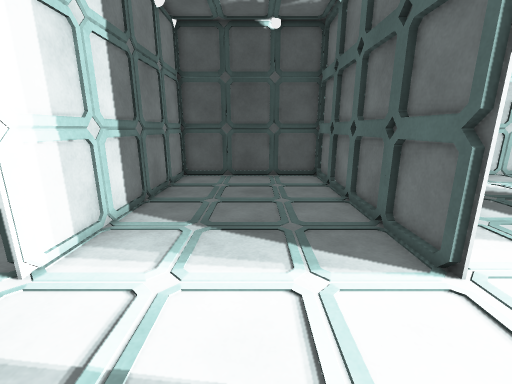
View 1 (above)

23 first-person views from a walk through a scene from a Unity 3-D project. The camera is 1.3 m above the floor, tilts 14° down and sees 90° across. The floor is counted in squares, 0.5 m on a side. Each view is taken from the middle of a square. On the plan, view 1 faces up. The plan holds only what a view shows up to about 18 squares ahead; the rest is blank. The place goes on beyond the plan. The player is left out. Door leaves are left out, so doorways stand open.

View 2
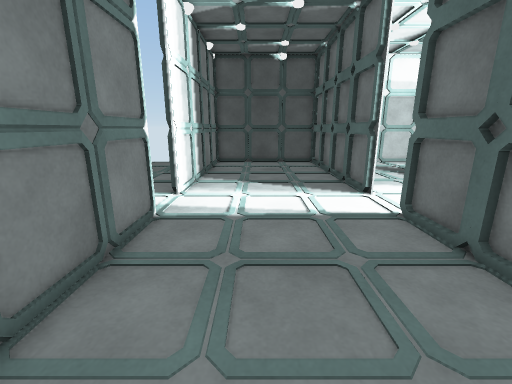

View 3
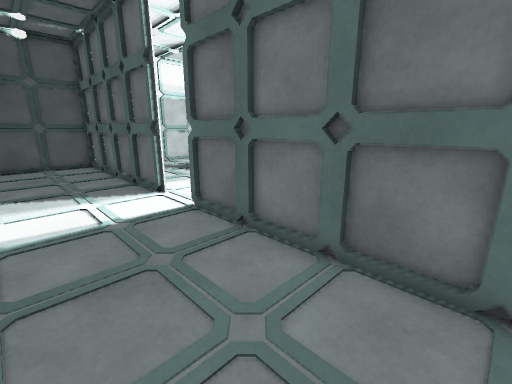

View 4
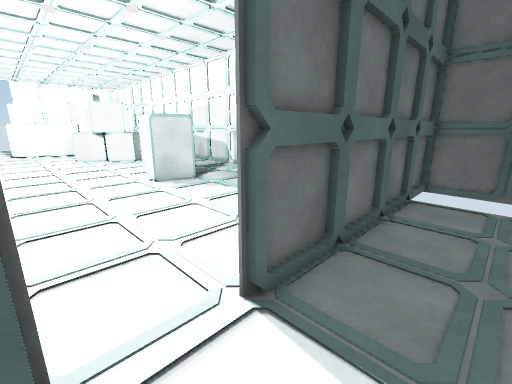

View 5
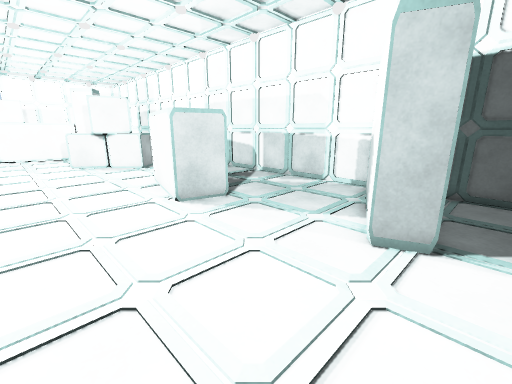

View 6
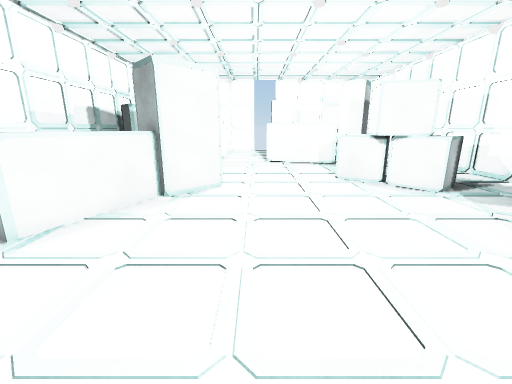

View 7
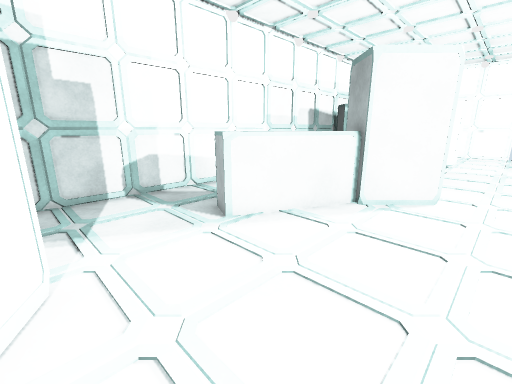

View 8
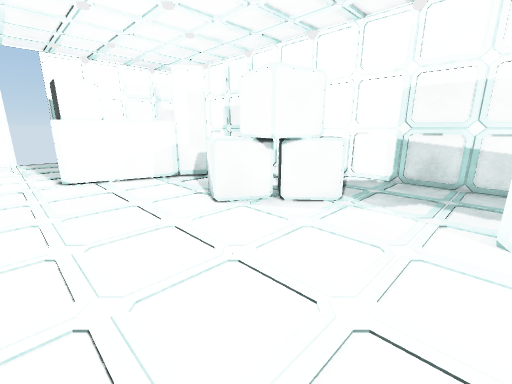

View 9
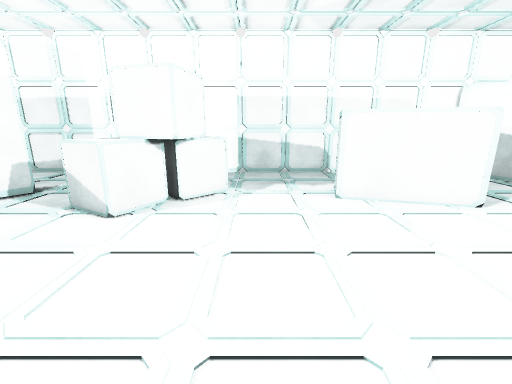

View 10
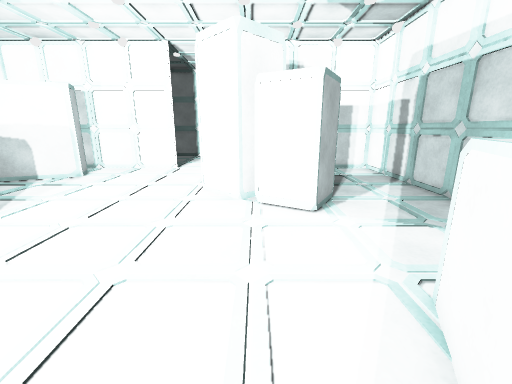

View 11
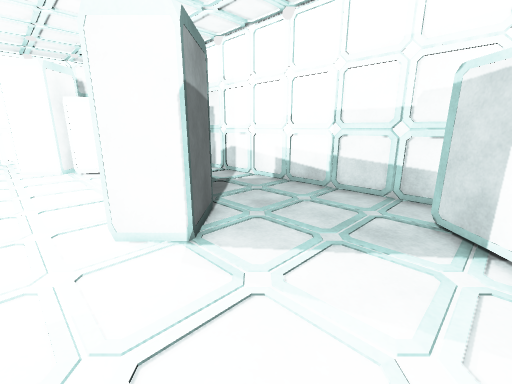

View 12
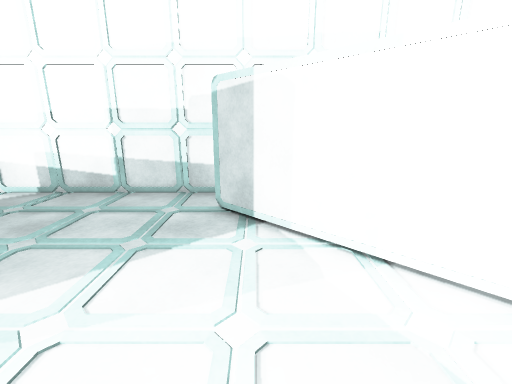

View 13
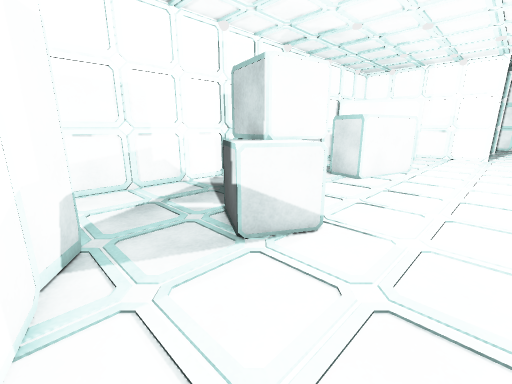

View 14
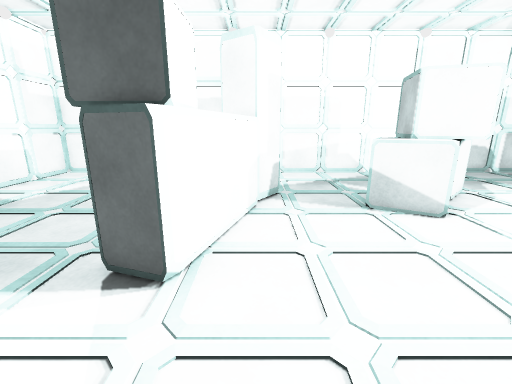

View 15
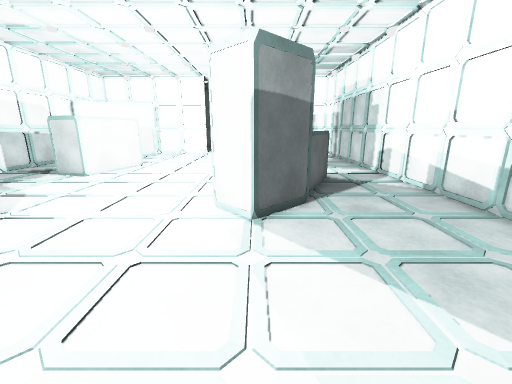

View 16
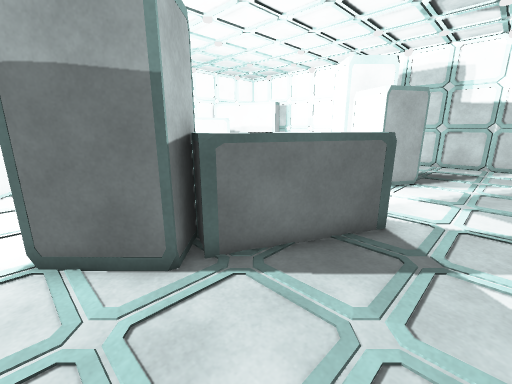

View 17
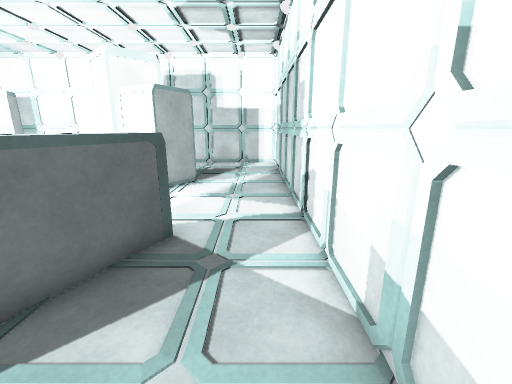

View 18
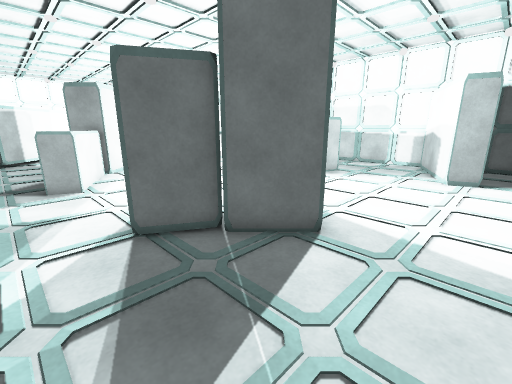

View 19
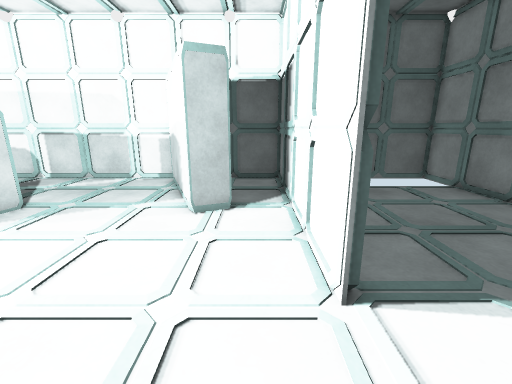

View 20
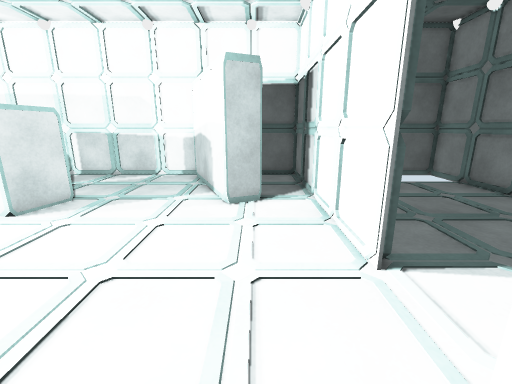

View 21
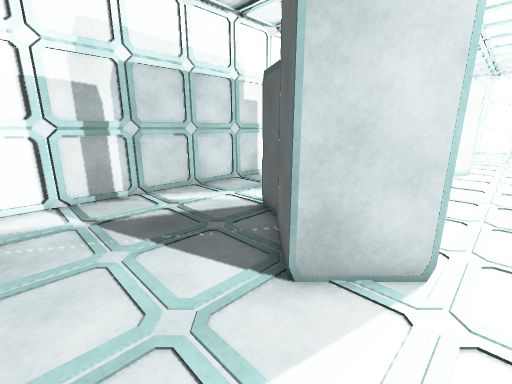

View 22
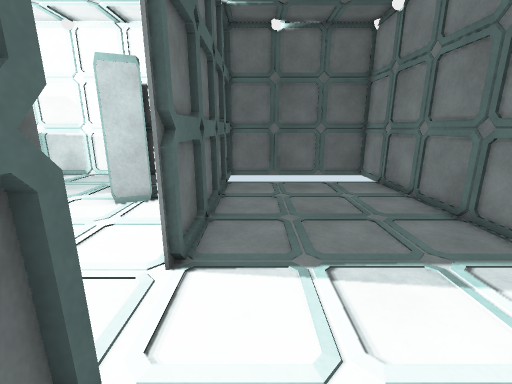

View 23
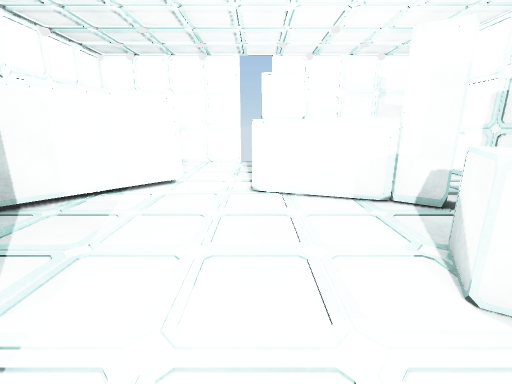

### Floor plan
Key: @ floor where view 1 was taken; # wall or solid block; . floor; D open door; O other object.
Columns run from 4 left of view 1 to 37 right of it. Each row starts with its distance up from view 1.
 14 ####################################
 13 #......##.........................O
 12 #......##........................O
 11 #......##.............OO.........OO
 10 #......##......OO.....OOOO.........O
  9 #......##......OOO....OOOOOO........O
  8 #......##.....OOOO.......OOOO........OO
  7 #......##....###O.........OOOO........O
  6 #......##...O###O..........OO............
  5 #......##....O#O.........................
  4 O......DD................................
  3  ......DD...........................OOO..
  2 #......DD...........................O  ..
  1 #......##...........................O  ..
  0 #...@..##....................OO....OO
 -1 #......##........OO.........OOOO...O
 -2 #......##........OOOOOO....OOOOO...#O
 -3 #......##.OO.....O    O....O OO...O##
 -4 #......##. OO.....   OO...OO O.....OO
 -5 #......##.. O....... ......OO........
 -6 #......##.. OO........................
 -7 #      ##..  O....................  ....
 -8        ##..  O....................   ....
 -9        ###################################

Positions as (right, up) in squares from view 1, and headings:
1: (0, 0), facing up
2: (-1, -6), facing up
3: (-1, -6), facing up-right
4: (1, 4), facing down-right
5: (5, 3), facing down-right
6: (12, 4), facing right
7: (13, 4), facing up-right
8: (18, 5), facing down-right
9: (21, 7), facing down
10: (21, 7), facing left
11: (30, 4), facing up-left
12: (30, 4), facing up
13: (31, 3), facing down-left
14: (31, 7), facing down
15: (32, 7), facing left
16: (25, 13), facing down-left
17: (24, 13), facing left
18: (5, 12), facing down-right
19: (5, 5), facing down
20: (6, 6), facing down
21: (5, 4), facing up-right
22: (2, 6), facing down
23: (22, 3), facing right
